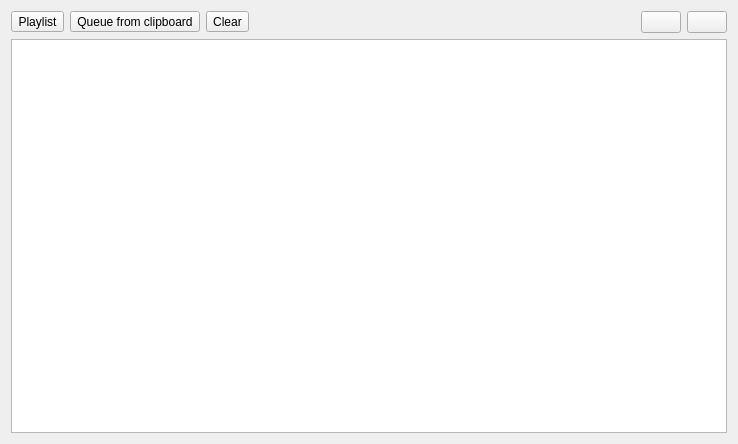
<?xml version="1.0" encoding="UTF-8"?>
<ui version="4.0">
 <class>MediaPlaylist</class>
 <widget class="QWidget" name="MediaPlaylist">
  <property name="geometry">
   <rect>
    <x>0</x>
    <y>0</y>
    <width>738</width>
    <height>444</height>
   </rect>
  </property>
  <property name="windowTitle">
   <string>Form</string>
  </property>
  <layout class="QVBoxLayout" name="verticalLayout_2">
   <item>
    <layout class="QVBoxLayout" name="verticalLayout">
     <item>
      <layout class="QHBoxLayout" name="horizontalLayout">
       <item>
        <widget class="QToolButton" name="playlistButton">
         <property name="text">
          <string>Playlist</string>
         </property>
         <property name="icon">
          <iconset resource="../galacteek.qrc">
           <normaloff>:/share/icons/playlist.png</normaloff>:/share/icons/playlist.png</iconset>
         </property>
         <property name="iconSize">
          <size>
           <width>32</width>
           <height>32</height>
          </size>
         </property>
         <property name="toolButtonStyle">
          <enum>Qt::ToolButtonTextBesideIcon</enum>
         </property>
        </widget>
       </item>
       <item>
        <widget class="QToolButton" name="queueFromClipboard">
         <property name="toolTip">
          <string>&lt;html&gt;&lt;head/&gt;&lt;body&gt;&lt;p&gt;Load multimedia content from the current clipboard object (can be a multimedia file or a directory)&lt;/p&gt;&lt;/body&gt;&lt;/html&gt;</string>
         </property>
         <property name="text">
          <string>Queue from clipboard</string>
         </property>
         <property name="icon">
          <iconset resource="../galacteek.qrc">
           <normaloff>:/share/icons/clipboard.png</normaloff>:/share/icons/clipboard.png</iconset>
         </property>
         <property name="iconSize">
          <size>
           <width>32</width>
           <height>32</height>
          </size>
         </property>
         <property name="toolButtonStyle">
          <enum>Qt::ToolButtonTextBesideIcon</enum>
         </property>
        </widget>
       </item>
       <item>
        <widget class="QToolButton" name="clearButton">
         <property name="text">
          <string>Clear</string>
         </property>
         <property name="iconSize">
          <size>
           <width>32</width>
           <height>32</height>
          </size>
         </property>
         <property name="toolButtonStyle">
          <enum>Qt::ToolButtonTextBesideIcon</enum>
         </property>
        </widget>
       </item>
       <item>
        <layout class="QHBoxLayout" name="horizontalLayout_2">
         <property name="sizeConstraint">
          <enum>QLayout::SetMaximumSize</enum>
         </property>
         <item>
          <spacer name="horizontalSpacer_2">
           <property name="orientation">
            <enum>Qt::Horizontal</enum>
           </property>
           <property name="sizeHint" stdset="0">
            <size>
             <width>40</width>
             <height>20</height>
            </size>
           </property>
          </spacer>
         </item>
         <item>
          <widget class="QPushButton" name="previousButton">
           <property name="toolTip">
            <string>&lt;html&gt;&lt;head/&gt;&lt;body&gt;&lt;p&gt;Previous&lt;/p&gt;&lt;/body&gt;&lt;/html&gt;</string>
           </property>
           <property name="text">
            <string/>
           </property>
          </widget>
         </item>
         <item>
          <widget class="QPushButton" name="nextButton">
           <property name="toolTip">
            <string>&lt;html&gt;&lt;head/&gt;&lt;body&gt;&lt;p&gt;Next&lt;/p&gt;&lt;/body&gt;&lt;/html&gt;</string>
           </property>
           <property name="text">
            <string/>
           </property>
          </widget>
         </item>
        </layout>
       </item>
      </layout>
     </item>
     <item>
      <layout class="QVBoxLayout" name="verticalLayout_3">
       <item>
        <widget class="QListView" name="listView"/>
       </item>
      </layout>
     </item>
    </layout>
   </item>
  </layout>
 </widget>
 <resources>
  <include location="../galacteek.qrc"/>
 </resources>
 <connections/>
</ui>
